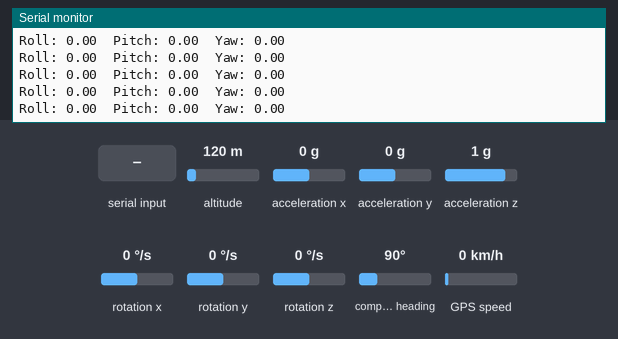
Bench run of a sketch on a simulated ESP32. Shown: the last lines printed to the serial monitor. Inputs (shaded band) come from the test bench; at power-on: acceleration z 1 g, altitude 120 m, acceleration y 0 g, rotation x 0 °/s, compass heading 90°, acceleration x 0 g, rotation y 0 °/s, rotation z 0 °/s, GPS speed 0 km/h. The GPS gets a fix after 3 s at 37.7749, -122.4194 with 8 satellites.

Above: at 2.5 s.
2.6 s: acceleration z set to 0 g
At 3.2 s:
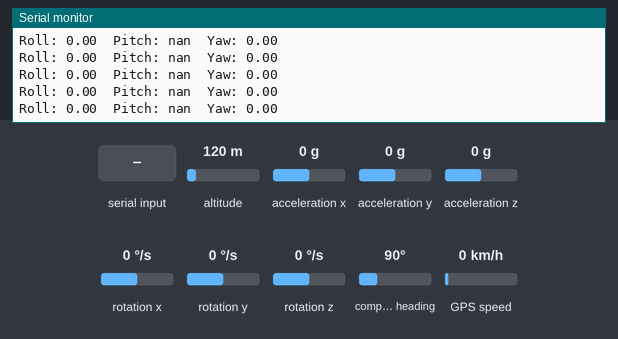
4.5 s: altitude set to 20 m
6.0 s: acceleration y set to -1.4 g
At 6.8 s:
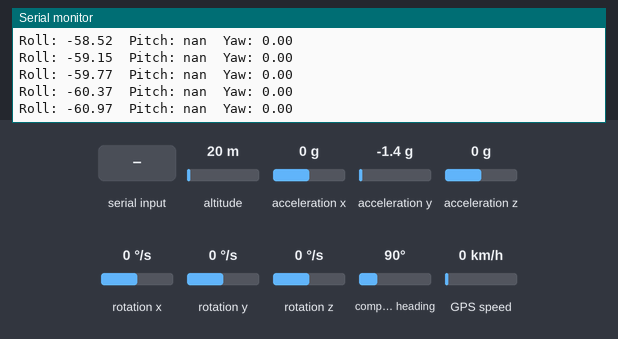
7.5 s: rotation x set to -192 °/s
At 8.4 s:
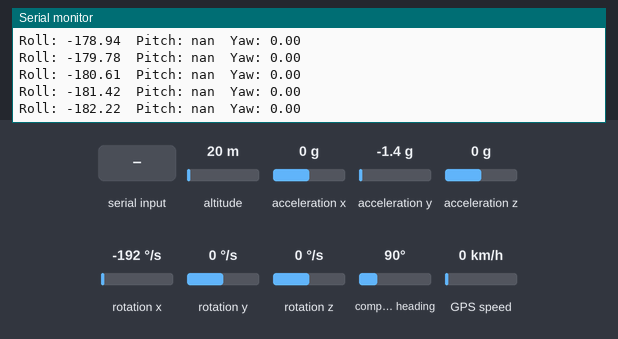
9.0 s: compass heading set to 180°
At 9.9 s:
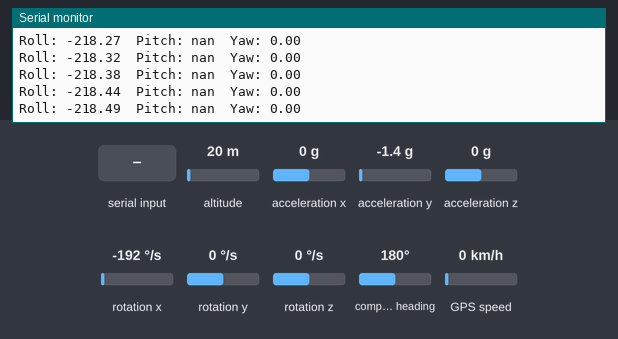
13.1 s: "1" received over the second serial link
Timing chart, 0 to 15.6 s (numbered marks = the images above; inputs shaded):
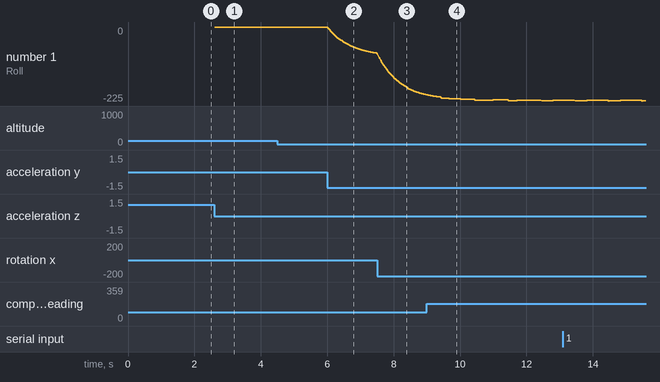

The sketch:

test.ino
```cpp
#include <Wire.h>
#include "I2Cdev.h"
#include "MPU6050.h"
#include <HardwareSerial.h>
#include <TinyGPS++.h>

// MPU6050 Object
MPU6050 mpu(0x68);

// Offsets hasil kalibrasi
int16_t ax_offset = -7477;
int16_t ay_offset = -5665;
int16_t az_offset = 8937;
int16_t gx_offset = -28;
int16_t gy_offset = -21;
int16_t gz_offset = -71;

// Variabel sensor
int16_t ax, ay, az;
int16_t gx, gy, gz;

float roll = 0, pitch = 0, yaw = 0;
float roll0 = 0, pitch0 = 0, yaw0 = 0; // offset awal
float dt = 0.01;
float alpha = 0.98;

unsigned long timer;

// GPS Setup
HardwareSerial GPS(1);
TinyGPSPlus gps;
#define GPS_RX 16
#define GPS_TX 17

void setup() {
  Wire.begin();
  Serial.begin(115200);

  // MPU6050 init
  mpu.initialize();
  Serial.println("MPU6050 initialized.");
  mpu.setXAccelOffset(ax_offset);
  mpu.setYAccelOffset(ay_offset);
  mpu.setZAccelOffset(az_offset);
  mpu.setXGyroOffset(gx_offset);
  mpu.setYGyroOffset(gy_offset);
  mpu.setZGyroOffset(gz_offset);

  // GPS init
  GPS.begin(9600, SERIAL_8N1, GPS_RX, GPS_TX);

  // =================== Kalibrasi awal ===================
  Serial.println("Calibrating... Keep the sensor flat!");
  int samples = 100;
  float r=0, p=0, y=0;
  for(int i=0; i<samples; i++){
    mpu.getMotion6(&ax, &ay, &az, &gx, &gy, &gz);
    float gyroXrate = gx / 131.0;
    float gyroYrate = gy / 131.0;
    float gyroZrate = gz / 131.0;

    float accX = ax / 16384.0;
    float accY = ay / 16384.0;
    float accZ = az / 16384.0;

    float rollAcc  = atan2(accY, accZ) * 57.2958;
    float pitchAcc = atan(-accX / sqrt(accY*accY + accZ*accZ)) * 57.2958;

    r += rollAcc;
    p += pitchAcc;
    delay(10);
  }
  roll0 = r / samples;
  pitch0 = p / samples;
  yaw0 = 0; // yaw tanpa magnetometer, mulai dari 0
  timer = micros();
  Serial.println("Calibration done.");
}

void loop() {
  mpu.getMotion6(&ax, &ay, &az, &gx, &gy, &gz);

  float gyroXrate = gx / 131.0;
  float gyroYrate = gy / 131.0;
  float gyroZrate = gz / 131.0;

  float accX = ax / 16384.0;
  float accY = ay / 16384.0;
  float accZ = az / 16384.0;

  float rollAcc  = atan2(accY, accZ) * 57.2958;
  float pitchAcc = atan(-accX / sqrt(accY*accY + accZ*accZ)) * 57.2958;

  unsigned long now = micros();
  dt = (now - timer) / 1000000.0;
  timer = now;

  roll  = alpha * (roll + gyroXrate * dt)  + (1 - alpha) * rollAcc;
  pitch = alpha * (pitch + gyroYrate * dt) + (1 - alpha) * pitchAcc;
  yaw   += gyroZrate * dt;

  // Subtract initial offsets
  float rollOut  = roll - roll0;
  float pitchOut = pitch - pitch0;
  float yawOut   = yaw - yaw0;

  Serial.print("Roll: ");  Serial.print(rollOut, 2);
  Serial.print("\tPitch: "); Serial.print(pitchOut, 2);
  Serial.print("\tYaw: ");   Serial.println(yawOut, 2);

  // ================= GPS =================
  while (GPS.available() > 0) {
    char c = GPS.read();
    gps.encode(c);
  }

  if (gps.location.isUpdated()) {
    Serial.print("Lat: "); Serial.print(gps.location.lat(), 6);
    Serial.print("\tLng: "); Serial.print(gps.location.lng(), 6);
    Serial.print("\tAlt: "); Serial.println(gps.altitude.meters());
  }

  delay(10);
}
```

Measured:
- after the input at 2.6 s, the serial monitor: prints a new line at once (image 1)
- after the input at 6.0 s, the serial monitor: prints a new line at once (image 2)
- plotted number 1: 0 → -79.21 after the input at 6.0 s
